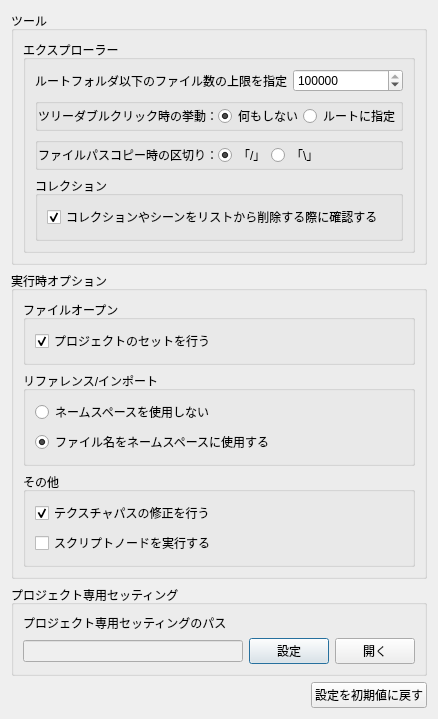
<?xml version="1.0" encoding="UTF-8"?>
<ui version="4.0">
 <class>Dialog</class>
 <widget class="QDialog" name="Dialog">
  <property name="geometry">
   <rect>
    <x>0</x>
    <y>0</y>
    <width>415</width>
    <height>576</height>
   </rect>
  </property>
  <property name="windowTitle">
   <string>Dialog</string>
  </property>
  <property name="modal">
   <bool>true</bool>
  </property>
  <layout class="QVBoxLayout" name="verticalLayout_4">
   <item>
    <widget class="QGroupBox" name="groupBox">
     <property name="title">
      <string>ツール</string>
     </property>
     <layout class="QVBoxLayout" name="verticalLayout">
      <item>
       <widget class="QGroupBox" name="groupBox_9">
        <property name="title">
         <string>エクスプローラー</string>
        </property>
        <layout class="QVBoxLayout" name="verticalLayout_10">
         <item>
          <layout class="QHBoxLayout" name="horizontalLayout">
           <item>
            <widget class="QLabel" name="label">
             <property name="text">
              <string>ルートフォルダ以下のファイル数の上限を指定</string>
             </property>
            </widget>
           </item>
           <item>
            <widget class="QSpinBox" name="walk_file_limit_spin">
             <property name="minimum">
              <number>0</number>
             </property>
             <property name="maximum">
              <number>10000000</number>
             </property>
             <property name="value">
              <number>100000</number>
             </property>
            </widget>
           </item>
          </layout>
         </item>
         <item>
          <widget class="QGroupBox" name="groupBox_5">
           <property name="title">
            <string/>
           </property>
           <layout class="QVBoxLayout" name="verticalLayout_6">
            <property name="spacing">
             <number>0</number>
            </property>
            <property name="leftMargin">
             <number>0</number>
            </property>
            <property name="topMargin">
             <number>0</number>
            </property>
            <property name="rightMargin">
             <number>0</number>
            </property>
            <property name="bottomMargin">
             <number>0</number>
            </property>
            <item>
             <layout class="QHBoxLayout" name="horizontalLayout_3">
              <item>
               <widget class="QLabel" name="label_2">
                <property name="text">
                 <string>ツリーダブルクリック時の挙動：</string>
                </property>
               </widget>
              </item>
              <item>
               <widget class="QRadioButton" name="tree_double_click_expand_radio">
                <property name="text">
                 <string>何もしない</string>
                </property>
                <property name="checked">
                 <bool>true</bool>
                </property>
               </widget>
              </item>
              <item>
               <widget class="QRadioButton" name="tree_double_click_set_root_radio">
                <property name="text">
                 <string>ルートに指定</string>
                </property>
               </widget>
              </item>
              <item>
               <spacer name="horizontalSpacer_2">
                <property name="orientation">
                 <enum>Qt::Horizontal</enum>
                </property>
                <property name="sizeHint" stdset="0">
                 <size>
                  <width>40</width>
                  <height>20</height>
                 </size>
                </property>
               </spacer>
              </item>
             </layout>
            </item>
           </layout>
          </widget>
         </item>
         <item>
          <widget class="QGroupBox" name="groupBox_6">
           <property name="title">
            <string/>
           </property>
           <layout class="QVBoxLayout" name="verticalLayout_7">
            <property name="spacing">
             <number>0</number>
            </property>
            <property name="leftMargin">
             <number>0</number>
            </property>
            <property name="topMargin">
             <number>0</number>
            </property>
            <property name="rightMargin">
             <number>0</number>
            </property>
            <property name="bottomMargin">
             <number>0</number>
            </property>
            <item>
             <layout class="QHBoxLayout" name="horizontalLayout_4">
              <item>
               <widget class="QLabel" name="label_3">
                <property name="text">
                 <string>ファイルパスコピー時の区切り：</string>
                </property>
               </widget>
              </item>
              <item>
               <widget class="QRadioButton" name="sep_slash_radio">
                <property name="text">
                 <string>「/」</string>
                </property>
                <property name="checked">
                 <bool>true</bool>
                </property>
               </widget>
              </item>
              <item>
               <widget class="QRadioButton" name="sep_back_slash_radio">
                <property name="text">
                 <string>「\」</string>
                </property>
               </widget>
              </item>
              <item>
               <spacer name="horizontalSpacer_3">
                <property name="orientation">
                 <enum>Qt::Horizontal</enum>
                </property>
                <property name="sizeHint" stdset="0">
                 <size>
                  <width>40</width>
                  <height>20</height>
                 </size>
                </property>
               </spacer>
              </item>
             </layout>
            </item>
           </layout>
          </widget>
         </item>
         <item>
          <widget class="QGroupBox" name="groupBox_10">
           <property name="title">
            <string>コレクション</string>
           </property>
           <layout class="QVBoxLayout" name="verticalLayout_11">
            <item>
             <widget class="QCheckBox" name="col_obj_del_confirm_check">
              <property name="text">
               <string>コレクションやシーンをリストから削除する際に確認する</string>
              </property>
              <property name="checked">
               <bool>true</bool>
              </property>
             </widget>
            </item>
           </layout>
          </widget>
         </item>
        </layout>
       </widget>
      </item>
     </layout>
    </widget>
   </item>
   <item>
    <widget class="QGroupBox" name="groupBox_8">
     <property name="title">
      <string>実行時オプション</string>
     </property>
     <layout class="QVBoxLayout" name="verticalLayout_9">
      <item>
       <widget class="QGroupBox" name="groupBox_2">
        <property name="title">
         <string>ファイルオープン</string>
        </property>
        <layout class="QVBoxLayout" name="verticalLayout_2">
         <item>
          <widget class="QCheckBox" name="exec_set_project_check">
           <property name="text">
            <string>プロジェクトのセットを行う</string>
           </property>
           <property name="checked">
            <bool>true</bool>
           </property>
          </widget>
         </item>
        </layout>
       </widget>
      </item>
      <item>
       <widget class="QGroupBox" name="groupBox_3">
        <property name="title">
         <string>リファレンス/インポート</string>
        </property>
        <layout class="QVBoxLayout" name="verticalLayout_3">
         <item>
          <widget class="QRadioButton" name="no_use_namespace_radio">
           <property name="text">
            <string>ネームスペースを使用しない</string>
           </property>
          </widget>
         </item>
         <item>
          <widget class="QRadioButton" name="use_file_namespace_radio">
           <property name="text">
            <string>ファイル名をネームスペースに使用する</string>
           </property>
           <property name="checked">
            <bool>true</bool>
           </property>
          </widget>
         </item>
        </layout>
       </widget>
      </item>
      <item>
       <widget class="QGroupBox" name="groupBox_4">
        <property name="title">
         <string>その他</string>
        </property>
        <layout class="QVBoxLayout" name="verticalLayout_5">
         <item>
          <widget class="QCheckBox" name="exec_fix_texture_path_check">
           <property name="text">
            <string>テクスチャパスの修正を行う</string>
           </property>
           <property name="checked">
            <bool>true</bool>
           </property>
          </widget>
         </item>
         <item>
          <widget class="QCheckBox" name="exec_script_node_on_open_check">
           <property name="text">
            <string>スクリプトノードを実行する</string>
           </property>
          </widget>
         </item>
        </layout>
       </widget>
      </item>
     </layout>
    </widget>
   </item>
   <item>
    <widget class="QGroupBox" name="groupBox_7">
     <property name="title">
      <string>プロジェクト専用セッティング</string>
     </property>
     <layout class="QHBoxLayout" name="horizontalLayout_5">
      <item>
       <layout class="QVBoxLayout" name="verticalLayout_8">
        <item>
         <widget class="QLabel" name="label_4">
          <property name="text">
           <string>プロジェクト専用セッティングのパス</string>
          </property>
         </widget>
        </item>
        <item>
         <layout class="QHBoxLayout" name="horizontalLayout_6">
          <item>
           <widget class="QLineEdit" name="project_setting_file_path_edit">
            <property name="enabled">
             <bool>false</bool>
            </property>
           </widget>
          </item>
          <item>
           <widget class="QPushButton" name="set_project_setting_file_path_button">
            <property name="text">
             <string>設定</string>
            </property>
           </widget>
          </item>
          <item>
           <widget class="QPushButton" name="open_project_setting_file_dir_button">
            <property name="text">
             <string>開く</string>
            </property>
           </widget>
          </item>
         </layout>
        </item>
       </layout>
      </item>
     </layout>
    </widget>
   </item>
   <item>
    <layout class="QHBoxLayout" name="horizontalLayout_2">
     <item>
      <spacer name="horizontalSpacer">
       <property name="orientation">
        <enum>Qt::Horizontal</enum>
       </property>
       <property name="sizeHint" stdset="0">
        <size>
         <width>40</width>
         <height>20</height>
        </size>
       </property>
      </spacer>
     </item>
     <item>
      <widget class="QPushButton" name="reset_setting_button">
       <property name="text">
        <string>設定を初期値に戻す</string>
       </property>
      </widget>
     </item>
    </layout>
   </item>
   <item>
    <spacer name="verticalSpacer">
     <property name="orientation">
      <enum>Qt::Vertical</enum>
     </property>
     <property name="sizeHint" stdset="0">
      <size>
       <width>20</width>
       <height>40</height>
      </size>
     </property>
    </spacer>
   </item>
  </layout>
 </widget>
 <resources/>
 <connections/>
</ui>
